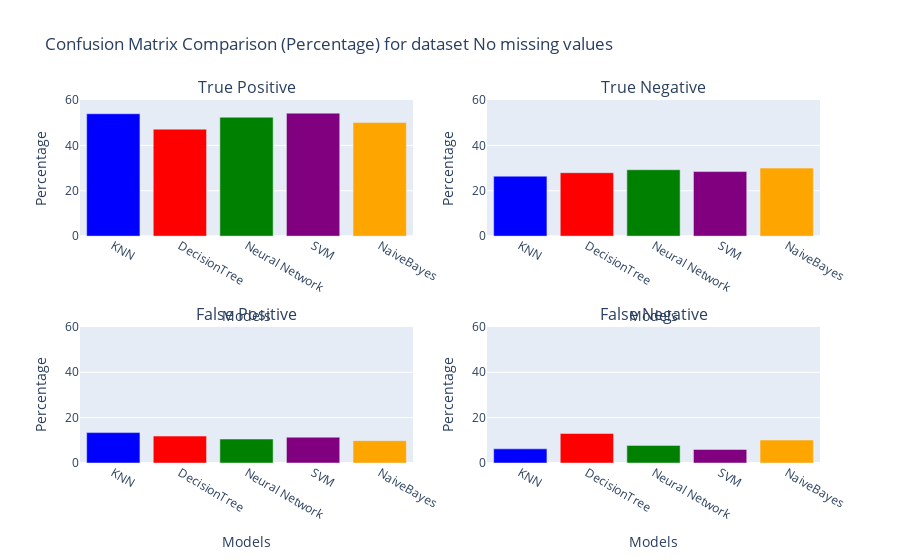
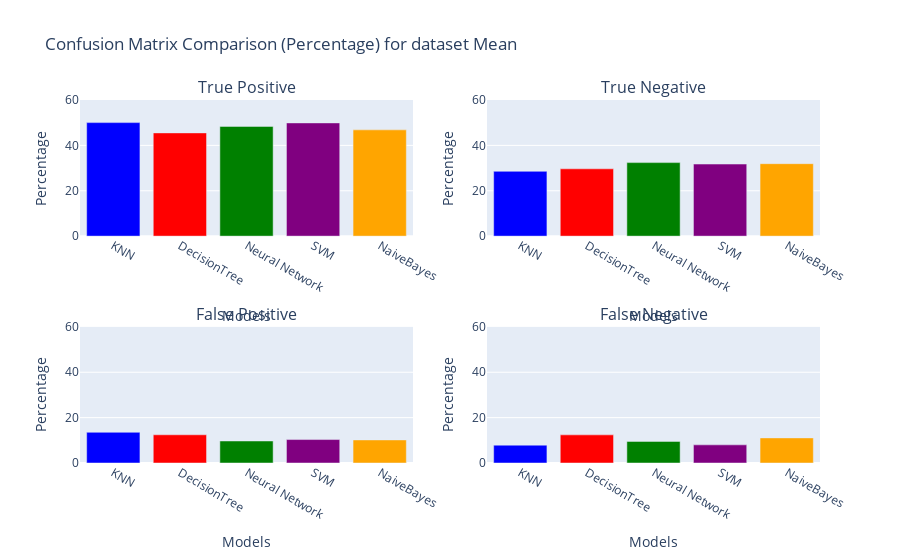
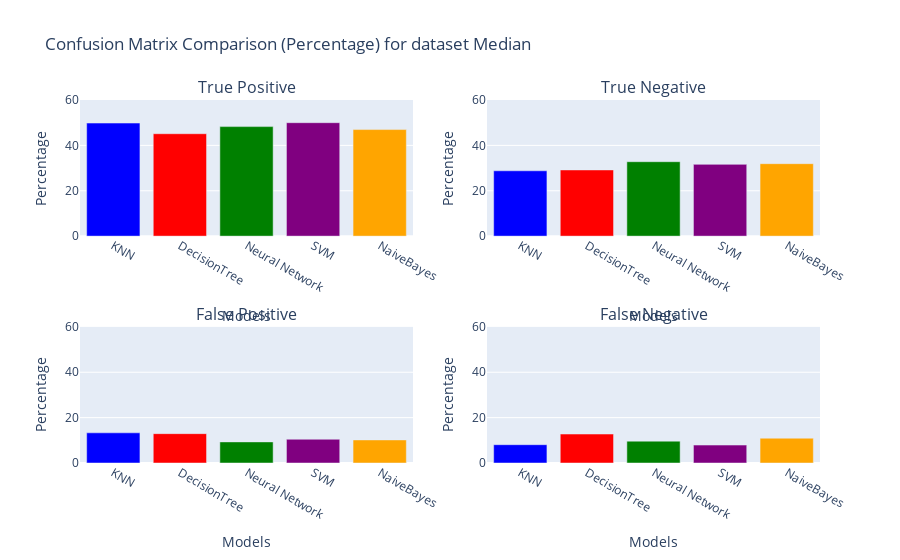
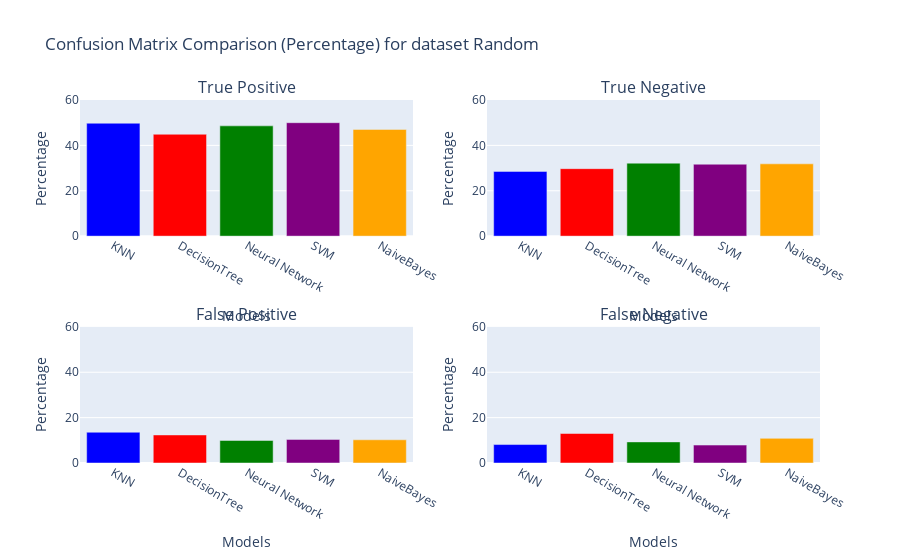

Notebook source saved alongside these figures, in order:
### Markdown cell above
# Evaluation

Now after we have run all the classifiers and all the available dataframes we can compare the results. \
We will start of by looking at the best of the best, the classifier that performed the best on the best dataframe. \
Which is the support vector machine classifier on the dataframe without any imputation. \
This classifier had a median accuracy score of 0.826 which brings it just above the neural network classifier on the same dataframe. \
Which had a median accuracy score of 0.816.

Generaly we can see tgat the No imputation dataframe performed better than the other dataframes. \
This is a bit surprising because we would expect that having 40 percent less columns would outweight the bias introduced by the imputation. \
But it seems that the bias introduced by the imputation is more significant than the bias introduced by the missing columns.

### Code cell
colors = ['blue', 'red', 'green', 'purple', 'orange', 'cyan', 'magenta']

for dataset in dataframes:

    model_names = []
    confusion_matrices = []

    for model in comparison_dict:
        model_names.append(model)
        cm = comparison_dict[model][dataset.attrs["name"]]['confusion_matrix']
        cm_sum = sum(map(sum, cm))
        cm_normalized = [[value / cm_sum for value in row] for row in cm]
        confusion_matrices.append(cm_normalized)

    fig = make_subplots(rows=2, cols=2, subplot_titles=("True Positive", "True Negative", "False Positive", "False Negative"))

    for i, model_name in enumerate(model_names):
        cm = confusion_matrices[i]
        color = colors[i % len(colors)]
        fig.add_trace(go.Bar(x=[model_name], y=[cm[0][0]*100], name=model_name, showlegend=False, marker_color=color), row=1, col=1)
        fig.add_trace(go.Bar(x=[model_name], y=[cm[0][1]*100], name=model_name, showlegend=False, marker_color=color), row=2, col=2)
        fig.add_trace(go.Bar(x=[model_name], y=[cm[1][0]*100], name=model_name, showlegend=False, marker_color=color), row=2, col=1)
        fig.add_trace(go.Bar(x=[model_name], y=[cm[1][1]*100], name=model_name, showlegend=False, marker_color=color), row=1, col=2)

    fig.update_layout(title=f"Confusion Matrix Comparison (Percentage) for dataset {dataset.attrs['name']}", barmode="group")
    fig.update_xaxes(title_text="Models", row=1, col=1)
    fig.update_xaxes(title_text="Models", row=1, col=2)
    fig.update_xaxes(title_text="Models", row=2, col=1)
    fig.update_xaxes(title_text="Models", row=2, col=2)

    fig.update_yaxes(title_text="Percentage", range=[0, 60], row=1, col=1)
    fig.update_yaxes(title_text="Percentage", range=[0, 60], row=1, col=2)
    fig.update_yaxes(title_text="Percentage", range=[0, 60], row=2, col=1)
    fig.update_yaxes(title_text="Percentage", range=[0, 60], row=2, col=2)

    fig.show()

### Figure 1 — Plotly figure (JSON) as saved in the notebook; plotly's stock layout.template omitted (floating-point values rounded to 4 significant figures)
{"data": [{"marker": {"color": "blue"}, "name": "KNN", "showlegend": false, "type": "bar", "x": ["KNN"], "xaxis": "x", "y": [53.94], "yaxis": "y"}, {"marker": {"color": "blue"}, "name": "KNN", "showlegend": false, "type": "bar", "x": ["KNN"], "xaxis": "x4", "y": [6.236], "yaxis": "y4"}, {"marker": {"color": "blue"}, "name": "KNN", "showlegend": false, "type": "bar", "x": ["KNN"], "xaxis": "x3", "y": [13.4], "yaxis": "y3"}, {"marker": {"color": "blue"}, "name": "KNN", "showlegend": false, "type": "bar", "x": ["KNN"], "xaxis": "x2", "y": [26.42], "yaxis": "y2"}, {"marker": {"color": "red"}, "name": "DecisionTree", "showlegend": false, "type": "bar", "x": ["DecisionTree"], "xaxis": "x", "y": [47.16], "yaxis": "y"}, {"marker": {"color": "red"}, "name": "DecisionTree", "showlegend": false, "type": "bar", "x": ["DecisionTree"], "xaxis": "x4", "y": [13.02], "yaxis": "y4"}, {"marker": {"color": "red"}, "name": "DecisionTree", "showlegend": false, "type": "bar", "x": ["DecisionTree"], "xaxis": "x3", "y": [11.87], "yaxis": "y3"}, {"marker": {"color": "red"}, "name": "DecisionTree", "showlegend": false, "type": "bar", "x": ["DecisionTree"], "xaxis": "x2", "y": [27.95], "yaxis": "y2"}, {"marker": {"color": "green"}, "name": "Neural Network", "showlegend": false, "type": "bar", "x": ["Neural Network"], "xaxis": "x", "y": [52.41], "yaxis": "y"}, {"marker": {"color": "green"}, "name": "Neural Network", "showlegend": false, "type": "bar", "x": ["Neural Network"], "xaxis": "x4", "y": [7.768], "yaxis": "y4"}, {"marker": {"color": "green"}, "name": "Neural Network", "showlegend": false, "type": "bar", "x": ["Neural Network"], "xaxis": "x3", "y": [10.56], "yaxis": "y3"}, {"marker": {"color": "green"}, "name": "Neural Network", "showlegend": false, "type": "bar", "x": ["Neural Network"], "xaxis": "x2", "y": [29.27], "yaxis": "y2"}, {"marker": {"color": "purple"}, "name": "SVM", "showlegend": false, "type": "bar", "x": ["SVM"], "xaxis": "x", "y": [54.21], "yaxis": "y"}, {"marker": {"color": "purple"}, "name": "SVM", "showlegend": false, "type": "bar", "x": ["SVM"], "xaxis": "x4", "y": [5.963], "yaxis": "y4"}, {"marker": {"color": "purple"}, "name": "SVM", "showlegend": false, "type": "bar", "x": ["SVM"], "xaxis": "x3", "y": [11.38], "yaxis": "y3"}, {"marker": {"color": "purple"}, "name": "SVM", "showlegend": false, "type": "bar", "x": ["SVM"], "xaxis": "x2", "y": [28.45], "yaxis": "y2"}, {"marker": {"color": "orange"}, "name": "NaiveBayes", "showlegend": false, "type": "bar", "x": ["NaiveBayes"], "xaxis": "x", "y": [50.05], "yaxis": "y"}, {"marker": {"color": "orange"}, "name": "NaiveBayes", "showlegend": false, "type": "bar", "x": ["NaiveBayes"], "xaxis": "x4", "y": [10.12], "yaxis": "y4"}, {"marker": {"color": "orange"}, "name": "NaiveBayes", "showlegend": false, "type": "bar", "x": ["NaiveBayes"], "xaxis": "x3", "y": [9.847], "yaxis": "y3"}, {"marker": {"color": "orange"}, "name": "NaiveBayes", "showlegend": false, "type": "bar", "x": ["NaiveBayes"], "xaxis": "x2", "y": [29.98], "yaxis": "y2"}], "layout": {"annotations": [{"font": {"size": 16}, "showarrow": false, "text": "True Positive", "x": 0.225, "xanchor": "center", "xref": "paper", "y": 1, "yanchor": "bottom", "yref": "paper"}, {"font": {"size": 16}, "showarrow": false, "text": "True Negative", "x": 0.775, "xanchor": "center", "xref": "paper", "y": 1, "yanchor": "bottom", "yref": "paper"}, {"font": {"size": 16}, "showarrow": false, "text": "False Positive", "x": 0.225, "xanchor": "center", "xref": "paper", "y": 0.375, "yanchor": "bottom", "yref": "paper"}, {"font": {"size": 16}, "showarrow": false, "text": "False Negative", "x": 0.775, "xanchor": "center", "xref": "paper", "y": 0.375, "yanchor": "bottom", "yref": "paper"}], "barmode": "group", "title": {"text": "Confusion Matrix Comparison (Percentage) for dataset No missing values"}, "xaxis": {"anchor": "y", "domain": [0, 0.45], "title": {"text": "Models"}}, "xaxis2": {"anchor": "y2", "domain": [0.55, 1], "title": {"text": "Models"}}, "xaxis3": {"anchor": "y3", "domain": [0, 0.45], "title": {"text": "Models"}}, "xaxis4": {"anchor": "y4", "domain": [0.55, 1], "title": {"text": "Models"}}, "yaxis": {"anchor": "x", "domain": [0.625, 1], "range": [0, 60], "title": {"text": "Percentage"}}, "yaxis2": {"anchor": "x2", "domain": [0.625, 1], "range": [0, 60], "title": {"text": "Percentage"}}, "yaxis3": {"anchor": "x3", "domain": [0, 0.375], "range": [0, 60], "title": {"text": "Percentage"}}, "yaxis4": {"anchor": "x4", "domain": [0, 0.375], "range": [0, 60], "title": {"text": "Percentage"}}}}

### Figure 2 — Plotly figure (JSON) as saved in the notebook; plotly's stock layout.template omitted (floating-point values rounded to 4 significant figures)
{"data": [{"marker": {"color": "blue"}, "name": "KNN", "showlegend": false, "type": "bar", "x": ["KNN"], "xaxis": "x", "y": [50.03], "yaxis": "y"}, {"marker": {"color": "blue"}, "name": "KNN", "showlegend": false, "type": "bar", "x": ["KNN"], "xaxis": "x4", "y": [7.867], "yaxis": "y4"}, {"marker": {"color": "blue"}, "name": "KNN", "showlegend": false, "type": "bar", "x": ["KNN"], "xaxis": "x3", "y": [13.53], "yaxis": "y3"}, {"marker": {"color": "blue"}, "name": "KNN", "showlegend": false, "type": "bar", "x": ["KNN"], "xaxis": "x2", "y": [28.57], "yaxis": "y2"}, {"marker": {"color": "red"}, "name": "DecisionTree", "showlegend": false, "type": "bar", "x": ["DecisionTree"], "xaxis": "x", "y": [45.5], "yaxis": "y"}, {"marker": {"color": "red"}, "name": "DecisionTree", "showlegend": false, "type": "bar", "x": ["DecisionTree"], "xaxis": "x4", "y": [12.4], "yaxis": "y4"}, {"marker": {"color": "red"}, "name": "DecisionTree", "showlegend": false, "type": "bar", "x": ["DecisionTree"], "xaxis": "x3", "y": [12.43], "yaxis": "y3"}, {"marker": {"color": "red"}, "name": "DecisionTree", "showlegend": false, "type": "bar", "x": ["DecisionTree"], "xaxis": "x2", "y": [29.67], "yaxis": "y2"}, {"marker": {"color": "green"}, "name": "Neural Network", "showlegend": false, "type": "bar", "x": ["Neural Network"], "xaxis": "x", "y": [48.37], "yaxis": "y"}, {"marker": {"color": "green"}, "name": "Neural Network", "showlegend": false, "type": "bar", "x": ["Neural Network"], "xaxis": "x4", "y": [9.533], "yaxis": "y4"}, {"marker": {"color": "green"}, "name": "Neural Network", "showlegend": false, "type": "bar", "x": ["Neural Network"], "xaxis": "x3", "y": [9.7], "yaxis": "y3"}, {"marker": {"color": "green"}, "name": "Neural Network", "showlegend": false, "type": "bar", "x": ["Neural Network"], "xaxis": "x2", "y": [32.4], "yaxis": "y2"}, {"marker": {"color": "purple"}, "name": "SVM", "showlegend": false, "type": "bar", "x": ["SVM"], "xaxis": "x", "y": [49.9], "yaxis": "y"}, {"marker": {"color": "purple"}, "name": "SVM", "showlegend": false, "type": "bar", "x": ["SVM"], "xaxis": "x4", "y": [8], "yaxis": "y4"}, {"marker": {"color": "purple"}, "name": "SVM", "showlegend": false, "type": "bar", "x": ["SVM"], "xaxis": "x3", "y": [10.33], "yaxis": "y3"}, {"marker": {"color": "purple"}, "name": "SVM", "showlegend": false, "type": "bar", "x": ["SVM"], "xaxis": "x2", "y": [31.77], "yaxis": "y2"}, {"marker": {"color": "orange"}, "name": "NaiveBayes", "showlegend": false, "type": "bar", "x": ["NaiveBayes"], "xaxis": "x", "y": [46.83], "yaxis": "y"}, {"marker": {"color": "orange"}, "name": "NaiveBayes", "showlegend": false, "type": "bar", "x": ["NaiveBayes"], "xaxis": "x4", "y": [11.07], "yaxis": "y4"}, {"marker": {"color": "orange"}, "name": "NaiveBayes", "showlegend": false, "type": "bar", "x": ["NaiveBayes"], "xaxis": "x3", "y": [10.17], "yaxis": "y3"}, {"marker": {"color": "orange"}, "name": "NaiveBayes", "showlegend": false, "type": "bar", "x": ["NaiveBayes"], "xaxis": "x2", "y": [31.93], "yaxis": "y2"}], "layout": {"annotations": [{"font": {"size": 16}, "showarrow": false, "text": "True Positive", "x": 0.225, "xanchor": "center", "xref": "paper", "y": 1, "yanchor": "bottom", "yref": "paper"}, {"font": {"size": 16}, "showarrow": false, "text": "True Negative", "x": 0.775, "xanchor": "center", "xref": "paper", "y": 1, "yanchor": "bottom", "yref": "paper"}, {"font": {"size": 16}, "showarrow": false, "text": "False Positive", "x": 0.225, "xanchor": "center", "xref": "paper", "y": 0.375, "yanchor": "bottom", "yref": "paper"}, {"font": {"size": 16}, "showarrow": false, "text": "False Negative", "x": 0.775, "xanchor": "center", "xref": "paper", "y": 0.375, "yanchor": "bottom", "yref": "paper"}], "barmode": "group", "title": {"text": "Confusion Matrix Comparison (Percentage) for dataset Mean"}, "xaxis": {"anchor": "y", "domain": [0, 0.45], "title": {"text": "Models"}}, "xaxis2": {"anchor": "y2", "domain": [0.55, 1], "title": {"text": "Models"}}, "xaxis3": {"anchor": "y3", "domain": [0, 0.45], "title": {"text": "Models"}}, "xaxis4": {"anchor": "y4", "domain": [0.55, 1], "title": {"text": "Models"}}, "yaxis": {"anchor": "x", "domain": [0.625, 1], "range": [0, 60], "title": {"text": "Percentage"}}, "yaxis2": {"anchor": "x2", "domain": [0.625, 1], "range": [0, 60], "title": {"text": "Percentage"}}, "yaxis3": {"anchor": "x3", "domain": [0, 0.375], "range": [0, 60], "title": {"text": "Percentage"}}, "yaxis4": {"anchor": "x4", "domain": [0, 0.375], "range": [0, 60], "title": {"text": "Percentage"}}}}

### Figure 3 — Plotly figure (JSON) as saved in the notebook; plotly's stock layout.template omitted (floating-point values rounded to 4 significant figures)
{"data": [{"marker": {"color": "blue"}, "name": "KNN", "showlegend": false, "type": "bar", "x": ["KNN"], "xaxis": "x", "y": [49.83], "yaxis": "y"}, {"marker": {"color": "blue"}, "name": "KNN", "showlegend": false, "type": "bar", "x": ["KNN"], "xaxis": "x4", "y": [8.067], "yaxis": "y4"}, {"marker": {"color": "blue"}, "name": "KNN", "showlegend": false, "type": "bar", "x": ["KNN"], "xaxis": "x3", "y": [13.3], "yaxis": "y3"}, {"marker": {"color": "blue"}, "name": "KNN", "showlegend": false, "type": "bar", "x": ["KNN"], "xaxis": "x2", "y": [28.8], "yaxis": "y2"}, {"marker": {"color": "red"}, "name": "DecisionTree", "showlegend": false, "type": "bar", "x": ["DecisionTree"], "xaxis": "x", "y": [45.13], "yaxis": "y"}, {"marker": {"color": "red"}, "name": "DecisionTree", "showlegend": false, "type": "bar", "x": ["DecisionTree"], "xaxis": "x4", "y": [12.77], "yaxis": "y4"}, {"marker": {"color": "red"}, "name": "DecisionTree", "showlegend": false, "type": "bar", "x": ["DecisionTree"], "xaxis": "x3", "y": [12.93], "yaxis": "y3"}, {"marker": {"color": "red"}, "name": "DecisionTree", "showlegend": false, "type": "bar", "x": ["DecisionTree"], "xaxis": "x2", "y": [29.17], "yaxis": "y2"}, {"marker": {"color": "green"}, "name": "Neural Network", "showlegend": false, "type": "bar", "x": ["Neural Network"], "xaxis": "x", "y": [48.27], "yaxis": "y"}, {"marker": {"color": "green"}, "name": "Neural Network", "showlegend": false, "type": "bar", "x": ["Neural Network"], "xaxis": "x4", "y": [9.633], "yaxis": "y4"}, {"marker": {"color": "green"}, "name": "Neural Network", "showlegend": false, "type": "bar", "x": ["Neural Network"], "xaxis": "x3", "y": [9.3], "yaxis": "y3"}, {"marker": {"color": "green"}, "name": "Neural Network", "showlegend": false, "type": "bar", "x": ["Neural Network"], "xaxis": "x2", "y": [32.8], "yaxis": "y2"}, {"marker": {"color": "purple"}, "name": "SVM", "showlegend": false, "type": "bar", "x": ["SVM"], "xaxis": "x", "y": [50], "yaxis": "y"}, {"marker": {"color": "purple"}, "name": "SVM", "showlegend": false, "type": "bar", "x": ["SVM"], "xaxis": "x4", "y": [7.9], "yaxis": "y4"}, {"marker": {"color": "purple"}, "name": "SVM", "showlegend": false, "type": "bar", "x": ["SVM"], "xaxis": "x3", "y": [10.47], "yaxis": "y3"}, {"marker": {"color": "purple"}, "name": "SVM", "showlegend": false, "type": "bar", "x": ["SVM"], "xaxis": "x2", "y": [31.63], "yaxis": "y2"}, {"marker": {"color": "orange"}, "name": "NaiveBayes", "showlegend": false, "type": "bar", "x": ["NaiveBayes"], "xaxis": "x", "y": [46.97], "yaxis": "y"}, {"marker": {"color": "orange"}, "name": "NaiveBayes", "showlegend": false, "type": "bar", "x": ["NaiveBayes"], "xaxis": "x4", "y": [10.93], "yaxis": "y4"}, {"marker": {"color": "orange"}, "name": "NaiveBayes", "showlegend": false, "type": "bar", "x": ["NaiveBayes"], "xaxis": "x3", "y": [10.17], "yaxis": "y3"}, {"marker": {"color": "orange"}, "name": "NaiveBayes", "showlegend": false, "type": "bar", "x": ["NaiveBayes"], "xaxis": "x2", "y": [31.93], "yaxis": "y2"}], "layout": {"annotations": [{"font": {"size": 16}, "showarrow": false, "text": "True Positive", "x": 0.225, "xanchor": "center", "xref": "paper", "y": 1, "yanchor": "bottom", "yref": "paper"}, {"font": {"size": 16}, "showarrow": false, "text": "True Negative", "x": 0.775, "xanchor": "center", "xref": "paper", "y": 1, "yanchor": "bottom", "yref": "paper"}, {"font": {"size": 16}, "showarrow": false, "text": "False Positive", "x": 0.225, "xanchor": "center", "xref": "paper", "y": 0.375, "yanchor": "bottom", "yref": "paper"}, {"font": {"size": 16}, "showarrow": false, "text": "False Negative", "x": 0.775, "xanchor": "center", "xref": "paper", "y": 0.375, "yanchor": "bottom", "yref": "paper"}], "barmode": "group", "title": {"text": "Confusion Matrix Comparison (Percentage) for dataset Median"}, "xaxis": {"anchor": "y", "domain": [0, 0.45], "title": {"text": "Models"}}, "xaxis2": {"anchor": "y2", "domain": [0.55, 1], "title": {"text": "Models"}}, "xaxis3": {"anchor": "y3", "domain": [0, 0.45], "title": {"text": "Models"}}, "xaxis4": {"anchor": "y4", "domain": [0.55, 1], "title": {"text": "Models"}}, "yaxis": {"anchor": "x", "domain": [0.625, 1], "range": [0, 60], "title": {"text": "Percentage"}}, "yaxis2": {"anchor": "x2", "domain": [0.625, 1], "range": [0, 60], "title": {"text": "Percentage"}}, "yaxis3": {"anchor": "x3", "domain": [0, 0.375], "range": [0, 60], "title": {"text": "Percentage"}}, "yaxis4": {"anchor": "x4", "domain": [0, 0.375], "range": [0, 60], "title": {"text": "Percentage"}}}}

### Figure 4 — Plotly figure (JSON) as saved in the notebook; plotly's stock layout.template omitted (floating-point values rounded to 4 significant figures)
{"data": [{"marker": {"color": "blue"}, "name": "KNN", "showlegend": false, "type": "bar", "x": ["KNN"], "xaxis": "x", "y": [49.77], "yaxis": "y"}, {"marker": {"color": "blue"}, "name": "KNN", "showlegend": false, "type": "bar", "x": ["KNN"], "xaxis": "x4", "y": [8.133], "yaxis": "y4"}, {"marker": {"color": "blue"}, "name": "KNN", "showlegend": false, "type": "bar", "x": ["KNN"], "xaxis": "x3", "y": [13.57], "yaxis": "y3"}, {"marker": {"color": "blue"}, "name": "KNN", "showlegend": false, "type": "bar", "x": ["KNN"], "xaxis": "x2", "y": [28.53], "yaxis": "y2"}, {"marker": {"color": "red"}, "name": "DecisionTree", "showlegend": false, "type": "bar", "x": ["DecisionTree"], "xaxis": "x", "y": [44.9], "yaxis": "y"}, {"marker": {"color": "red"}, "name": "DecisionTree", "showlegend": false, "type": "bar", "x": ["DecisionTree"], "xaxis": "x4", "y": [13], "yaxis": "y4"}, {"marker": {"color": "red"}, "name": "DecisionTree", "showlegend": false, "type": "bar", "x": ["DecisionTree"], "xaxis": "x3", "y": [12.37], "yaxis": "y3"}, {"marker": {"color": "red"}, "name": "DecisionTree", "showlegend": false, "type": "bar", "x": ["DecisionTree"], "xaxis": "x2", "y": [29.73], "yaxis": "y2"}, {"marker": {"color": "green"}, "name": "Neural Network", "showlegend": false, "type": "bar", "x": ["Neural Network"], "xaxis": "x", "y": [48.6], "yaxis": "y"}, {"marker": {"color": "green"}, "name": "Neural Network", "showlegend": false, "type": "bar", "x": ["Neural Network"], "xaxis": "x4", "y": [9.3], "yaxis": "y4"}, {"marker": {"color": "green"}, "name": "Neural Network", "showlegend": false, "type": "bar", "x": ["Neural Network"], "xaxis": "x3", "y": [9.933], "yaxis": "y3"}, {"marker": {"color": "green"}, "name": "Neural Network", "showlegend": false, "type": "bar", "x": ["Neural Network"], "xaxis": "x2", "y": [32.17], "yaxis": "y2"}, {"marker": {"color": "purple"}, "name": "SVM", "showlegend": false, "type": "bar", "x": ["SVM"], "xaxis": "x", "y": [50], "yaxis": "y"}, {"marker": {"color": "purple"}, "name": "SVM", "showlegend": false, "type": "bar", "x": ["SVM"], "xaxis": "x4", "y": [7.9], "yaxis": "y4"}, {"marker": {"color": "purple"}, "name": "SVM", "showlegend": false, "type": "bar", "x": ["SVM"], "xaxis": "x3", "y": [10.4], "yaxis": "y3"}, {"marker": {"color": "purple"}, "name": "SVM", "showlegend": false, "type": "bar", "x": ["SVM"], "xaxis": "x2", "y": [31.7], "yaxis": "y2"}, {"marker": {"color": "orange"}, "name": "NaiveBayes", "showlegend": false, "type": "bar", "x": ["NaiveBayes"], "xaxis": "x", "y": [47.03], "yaxis": "y"}, {"marker": {"color": "orange"}, "name": "NaiveBayes", "showlegend": false, "type": "bar", "x": ["NaiveBayes"], "xaxis": "x4", "y": [10.87], "yaxis": "y4"}, {"marker": {"color": "orange"}, "name": "NaiveBayes", "showlegend": false, "type": "bar", "x": ["NaiveBayes"], "xaxis": "x3", "y": [10.23], "yaxis": "y3"}, {"marker": {"color": "orange"}, "name": "NaiveBayes", "showlegend": false, "type": "bar", "x": ["NaiveBayes"], "xaxis": "x2", "y": [31.87], "yaxis": "y2"}], "layout": {"annotations": [{"font": {"size": 16}, "showarrow": false, "text": "True Positive", "x": 0.225, "xanchor": "center", "xref": "paper", "y": 1, "yanchor": "bottom", "yref": "paper"}, {"font": {"size": 16}, "showarrow": false, "text": "True Negative", "x": 0.775, "xanchor": "center", "xref": "paper", "y": 1, "yanchor": "bottom", "yref": "paper"}, {"font": {"size": 16}, "showarrow": false, "text": "False Positive", "x": 0.225, "xanchor": "center", "xref": "paper", "y": 0.375, "yanchor": "bottom", "yref": "paper"}, {"font": {"size": 16}, "showarrow": false, "text": "False Negative", "x": 0.775, "xanchor": "center", "xref": "paper", "y": 0.375, "yanchor": "bottom", "yref": "paper"}], "barmode": "group", "title": {"text": "Confusion Matrix Comparison (Percentage) for dataset Random"}, "xaxis": {"anchor": "y", "domain": [0, 0.45], "title": {"text": "Models"}}, "xaxis2": {"anchor": "y2", "domain": [0.55, 1], "title": {"text": "Models"}}, "xaxis3": {"anchor": "y3", "domain": [0, 0.45], "title": {"text": "Models"}}, "xaxis4": {"anchor": "y4", "domain": [0.55, 1], "title": {"text": "Models"}}, "yaxis": {"anchor": "x", "domain": [0.625, 1], "range": [0, 60], "title": {"text": "Percentage"}}, "yaxis2": {"anchor": "x2", "domain": [0.625, 1], "range": [0, 60], "title": {"text": "Percentage"}}, "yaxis3": {"anchor": "x3", "domain": [0, 0.375], "range": [0, 60], "title": {"text": "Percentage"}}, "yaxis4": {"anchor": "x4", "domain": [0, 0.375], "range": [0, 60], "title": {"text": "Percentage"}}}}
